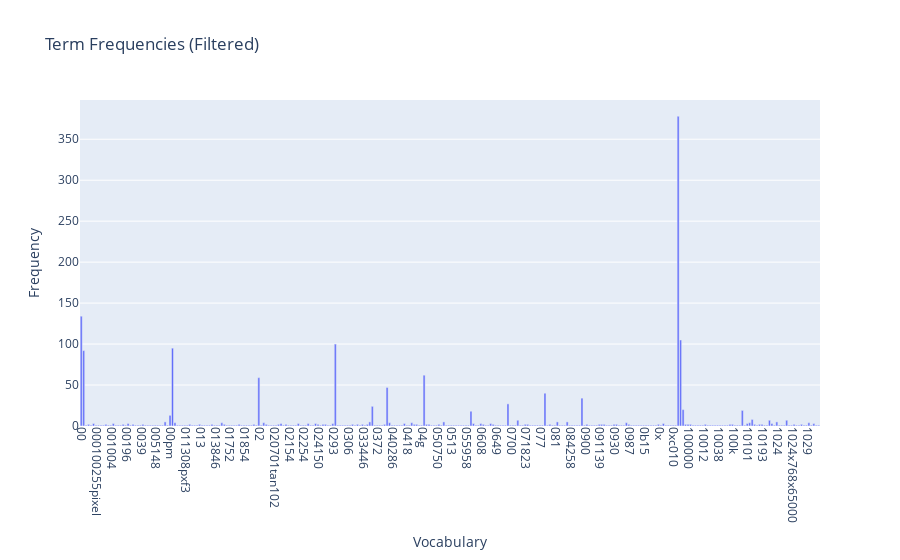

Notebook cell for this chart:
### Markdown cell above
### >>> **Exercise 13 (take home):** 
The chart above only contains 300 vocabulary in the documents, and it's already computationally intensive to both compute and visualize. Can you efficiently reduce the number of terms you want to visualize as an exercise.

### Code cell
# Answer here
# Filter out terms with zero frequency
non_zero_indices = term_frequencies > 0
filtered_terms = count_vect.get_feature_names_out()[non_zero_indices]
filtered_frequencies = term_frequencies[non_zero_indices]

# Create DataFrame
data = {'Vocabulary': filtered_terms[:300], 'Frequency': filtered_frequencies[:300]}
df = pd.DataFrame(data)

# Create the plot
fig = px.bar(df, x='Vocabulary', y='Frequency', title='Term Frequencies (Filtered)')
fig.update_layout(xaxis_tickangle=90)  # Rotates the x-axis labels
fig.show()

### Figure 1 — Plotly figure (JSON) as saved in the notebook; plotly's stock layout.template omitted (floating-point values rounded to 4 significant figures; data arrays with more than 128 entries replaced by an {"elided": "..."} marker saying what was removed)
{"data": [{"hovertemplate": "Vocabulary=%{x}<br>Frequency=%{y}<extra></extra>", "legendgroup": "", "marker": {"color": "#636efa", "pattern": {"shape": ""}}, "name": "", "orientation": "v", "showlegend": false, "textposition": "auto", "type": "bar", "x": {"elided": "300 str values"}, "xaxis": "x", "y": {"elided": "300 int values"}, "yaxis": "y"}], "layout": {"barmode": "relative", "legend": {"tracegroupgap": 0}, "title": {"text": "Term Frequencies (Filtered)"}, "xaxis": {"anchor": "y", "domain": [0, 1], "tickangle": 90, "title": {"text": "Vocabulary"}}, "yaxis": {"anchor": "x", "domain": [0, 1], "title": {"text": "Frequency"}}}}
